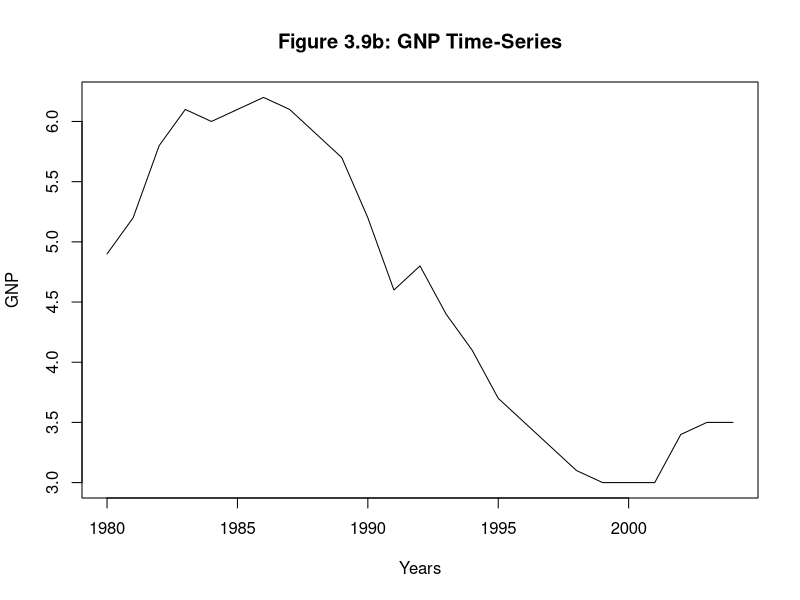

Recreate this plot in R.
defenseYears <- c(1980:2004)
defenseExpenditures <- c(134, 158, 185, 210, 227, 253, 273, 
                         282, 290, 304, 299, 273, 298, 291, 
                         282, 272, 266, 271, 269, 275, 295, 
                         306, 349, 376, 391)
defenseGNP <- c(4.9, 5.2, 5.8, 6.1, 6.0, 6.1, 6.2, 6.1, 5.9, 
                5.7, 5.2, 4.6, 4.8, 4.4, 4.1, 3.7, 3.5, 3.3, 
                3.1, 3.0, 3.0, 3.0, 3.4, 3.5, 3.5)
defenseFrame <- data.frame(expenditures = defenseExpenditures, gnp = defenseGNP)
row.names(defenseFrame) <- defenseYears
plot(row.names(defenseFrame), defenseFrame$gnp, 
     type = "l", xlab = "Years", ylab = "GNP",
     main = "Figure 3.9b: GNP Time-Series")




